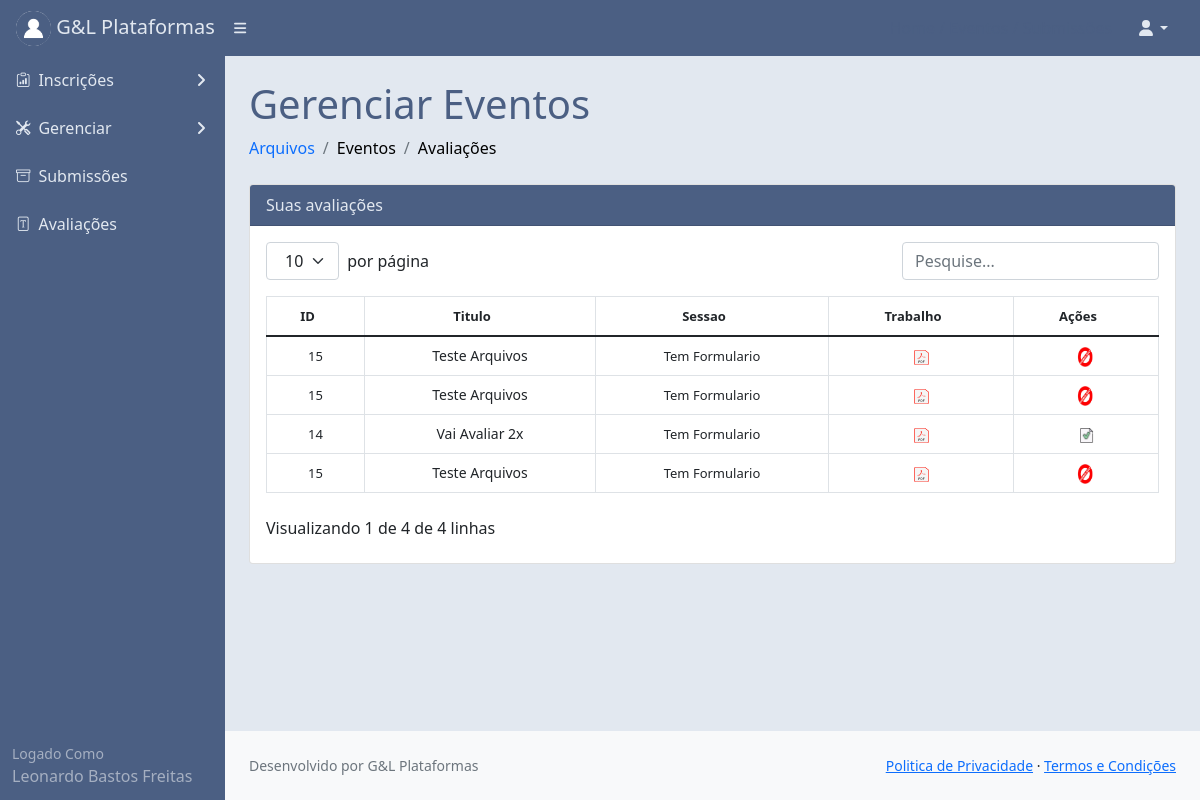
The app's page /arquivos/ (signed in), older data.
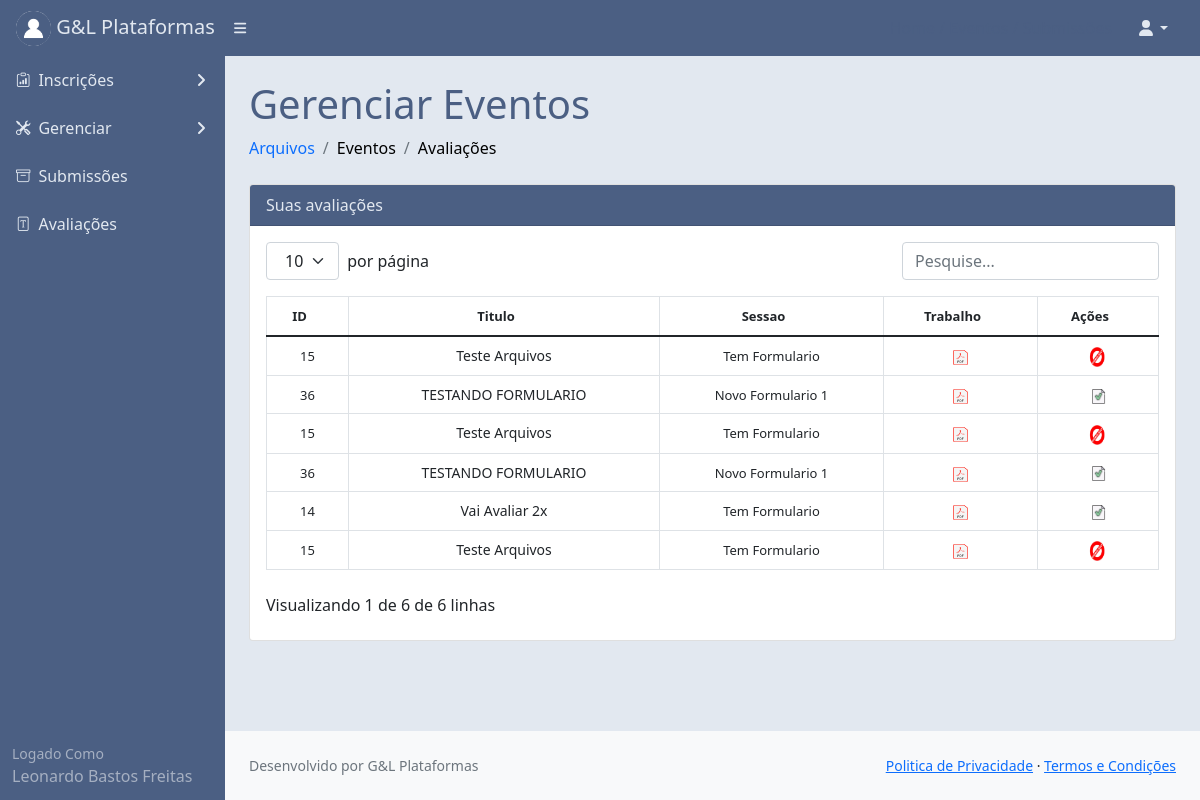
The same page, newer data.
### core/models.py (models this page shows, shortened)
class Usuariocd(models.Model):
    cpf = models.CharField(max_length=11)
    nome = models.CharField(max_length=300)
    cep = models.CharField(max_length=8)
    nascimento = models.DateField()
    email = models.EmailField()
    endereco = models.CharField(max_length=500)
    cidade = models.CharField(max_length=150)
    bairro = models.CharField(max_length=150)
    pais = models.CharField(max_length=150)
    instituicao = models.CharField(max_length=150)
    cmp = models.CharField(max_length=3)
    categ = models.CharField(max_length=150)
    cinfo = models.CharField(max_length=3)
    gestor_plataforma = models.CharField(max_length=3)
    autor = models.CharField(max_length=3)
    avaliador = models.CharField(max_length=3)
    lider = models.CharField(max_length=3)
    id_usuario = models.BigIntegerField()
    contato = models.BigIntegerField(null=True)
    perfil = models.FileField(upload_to='')

class Submissao(models.Model):
    data = models.DateTimeField(auto_now=True)
    trabalho = models.FileField(null=True, upload_to='')
    id_evento = models.BigIntegerField()
    sessao = models.BigIntegerField()
    id_usuario = models.BigIntegerField()
    status = models.CharField(max_length=30)
    av1 = models.CharField(max_length=30)
    av2 = models.CharField(max_length=30)
    av3 = models.CharField(max_length=30, null=True)
    data_av1 = models.DateTimeField(null=True)
    data_av2 = models.DateTimeField(null=True)
    data_av3 = models.DateTimeField(null=True)
    resumo = models.TextField()
    chave = models.TextField()
    titulo = models.CharField(max_length=150)
    autor = models.CharField(max_length=150)
    nota1 = models.BigIntegerField(null=True)
    nota2 = models.BigIntegerField(null=True)
    nota3 = models.BigIntegerField(null=True)
    progresso = models.BigIntegerField()
    a1 = models.BigIntegerField(null=True)
    a2 = models.BigIntegerField(null=True)
    a3 = models.BigIntegerField(null=True)

class Sessoes(models.Model):
    data_criacao = models.DateTimeField(auto_now=True)
    nome = models.CharField(max_length=150)
    descricao = models.CharField(max_length=150)
    lider = models.CharField(max_length=150)
    tema = models.CharField(max_length=150)
    formulario = models.BigIntegerField()
    id_evento= models.BigIntegerField()

### core/views.py (the view)
# urls.py: path('arquivos/', views.arquivos),
@login_required(login_url='/login/')
def arquivos(request):
    meuid = User.objects.filter(username=request.user)
    for m in meuid:
        mid = m.id
    usuarios = Usuariocd.objects.filter(id_usuario=mid)
    avaliados = Submissao.objects.filter(a1=mid)
    avaliados2 = Submissao.objects.filter(a2=mid)
    avaliados3 = Submissao.objects.filter(a3=mid)
    sessao = Sessoes.objects.all()
    dados = {'usuarios': usuarios,
              'arquivos':arquivos,
             'sessao':sessao,
             'avaliados':avaliados,
             'avaliados2':avaliados2,
             'avaliados3':avaliados3
             }
    return render(request, 'arquivos.html', dados)

### templates/arquivos.html (shortened to what the changed rows need)
{% extends 'base.html' %}
{% load static %}
{% block content %}
<div id="layoutSidenav_content" style="background:#e2e8f0;">
                <main>
                    <div class="container-fluid px-4">
                        <h1 class="mt-4" style="color:#4B5F83;">Gerenciar Eventos</h1>
                                <p class="mb-0">
                                  <div class="card">
                                      <div class="card-header" style="background:#4B5F83;color:#e2e8f0;">
                                          Suas avaliações
                                      </div>
                                <div class="card-body">
                                  <table  class="table" id="datatablesSimple">
                                    <thead >
                                        <tr >
                                            <th class="text-center">
                                                <font size="2px">ID</font>
                                            </th>
                                            <th class="text-center"><font size="2px">Titulo</font></th>
                                            <th class="text-center"><font size="2px">Sessao</font></th>
                                            <th class="text-center"><font size="2px">Trabalho</font></th>
                                            <th class="text-center"><font size="2px">Ações</font></th>
                                        </tr>
                                    </thead>
                                    <tbody>
                                            {% for avaliados in avaliados %}
                                             <tr class="text-center">
                                             <td><font size="2px">{{avaliados.id}}</font></td>
                                                 <td>
                                                {{avaliados.titulo}}
                                                 </td>
                                            <td>
                                                {% for sessao in sessao %}
                                                {% if sessao.id == avaliados.sessao %}
                                                <font size="2px">
                                                {{ sessao.nome }}
                                                </font></td>
                                                 {% endif %}
                                                 {% endfor %}
                                            <td>
                                                <font size="2px">
                                                <font size="2px">
                                                <a href="/media/{{avaliados.trabalho}}"
                                                style="text-decoration:none;"
                                                target="_blank" rel="noopener noreferrer">
                                                    <img height="15" width="15"
                                                            src={% static "assets/pdficon.png" %}>
                                                </a>
                                            </font>
                                                </font></td>
                                          <td>
                                              {% if avaliados.status == 'aprovado' %}
                                              <img width="15" height="15"
                                                   src={% static "assets/aprovado.png" %}>
                                              {% elif avaliados.status == 'reprovado' %}
                                              <img width="20" height="20"
                                                   src={% static "assets/reprovado.png" %}>
                                              {% elif avaliados.status == 'avaliacao' %}
                                              <img width="15" height="15"
                                                   src={% static "assets/ampulheta.png" %}>
                                              {% endif %}
                                        </td>
                                        </tr>
                                                {% endfor %}
                                    {% for avaliados2 in avaliados2 %}
                                    <tr class="text-center">
                                             <td><font size="2px">{{avaliados2.id}}</font></td>
                                                 <td>
                                                {{avaliados2.titulo}}
                                                 </td>
                                            <td>
                                                {% for sessao in sessao %}
                                                {% if sessao.id == avaliados2.sessao %}
                                                <font size="2px">
                                                {{ sessao.nome }}
                                                </font></td>
                                                 {% endif %}
                                                 {% endfor %}
                                            <td>
                                                <font size="2px">
                                                <font size="2px">
                                                <a href="/media/{{avaliados2.trabalho}}"
                                                style="text-decoration:none;"
                                                target="_blank" rel="noopener noreferrer">
                                                    <img height="15" width="15"
                                                            src={% static "assets/pdficon.png" %}>
                                                </a>
                                            </font>
                                                </font></td>
                                          <td>
                                              {% if avaliados2.status == 'aprovado' %}
                                              <img width="15" height="15"
                                                   src={% static "assets/aprovado.png" %}>
                                              {% elif avaliados2.status == 'reprovado' %}
                                              <img width="20" height="20"
                                                   src={% static "assets/reprovado.png" %}>
                                              {% elif avaliados2.status == 'avaliacao' %}
                                              <img width="15" height="15"
                                                   src={% static "assets/ampulheta.png" %}>
                                              {% endif %}
                                        </td>
                                        </tr>
                                                {% endfor %}
                                    {% for avaliados3 in avaliados3 %}
                                    <tr class="text-center">
                                             <td><font size="2px">{{avaliados3.id}}</font></td>
                                                 <td>
                                                {{avaliados3.titulo}}
                                                 </td>
                                            <td>
                                                {% for sessao in sessao %}
                                                {% if sessao.id == avaliados3.sessao %}
                                                <font size="2px">
                                                {{ sessao.nome }}
                                                </font></td>
                                                 {% endif %}
                                                 {% endfor %}
                                            <td>
                                                <font size="2px">
                                                <font size="2px">
                                                <a href="/media/{{avaliados3.trabalho}}"
                                                style="text-decoration:none;"
                                                target="_blank" rel="noopener noreferrer">
                                                    <img height="15" width="15"
                                                            src={% static "assets/pdficon.png" %}>
                                                </a>
                                            </font>
                                                </font></td>
                                          <td>
                                              {% if avaliados3.status == 'aprovado' %}
                                              <img width="15" height="15"
                                                   src={% static "assets/aprovado.png" %}>
                                              {% elif avaliados3.status == 'reprovado' %}
                                              <img width="20" height="20"
                                                   src={% static "assets/reprovado.png" %}>
                                              {% elif avaliados3.status == 'avaliacao' %}
                                              <img width="15" height="15"
                                                   src={% static "assets/ampulheta.png" %}>
                                              {% endif %}
                                        </td>
                                        </tr>
                                                {% endfor %}
                                    </tbody>
                                </table>
                                </div>
                        </div>
                                </p>
                    </div>
                </main>
            </div>
{% endblock %}

### templates/base.html (shortened to what the changed rows need)
{% load static %}
<!DOCTYPE html>
<html lang="pt-br">
    <head>
        <link href={% static "css/styles.css" %} rel="stylesheet" />
        <link href={% static "css/step.css" %} rel="stylesheet" />
        <link href={% static "css/gira.css" %} rel="stylesheet" />
        <link rel="stylesheet" href="https://cdn.jsdelivr.net/npm/bootstrap-icons@1.3.0/font/bootstrap-icons.css">
    </head>
    <body>
        <nav class="sb-topnav navbar navbar-expand navbar-dark" style="background:#4B5F83;">
            <a class="navbar-brand ps-3" href="#" style="color:#e2e8f0;">
                {% for usuarios in usuarios %}
                <img src="/media/{{usuarios.perfil}}"
                     alt="Admin"
                     class="rounded-circle"
                     width="35" height="35"> G&L Plataformas
                {% endfor %}
            </a>
            <button class="btn btn-link btn-sm order-1 order-lg-0 me-4 me-lg-0" id="sidebarToggle" href="#!"><i class="fas fa-bars" style="color:#e2e8f0;"></i></button>
            <form class="d-none d-md-inline-block form-inline ms-auto me-0 me-md-3 my-2 my-md-0">
                <a href="#" style="text-decoration:none; color:#4B5F83;">
                </a>
                <a href="#" style="text-decoration:none; color:#4B5F83;">
                </a>
                <a href="/submissoes/" style="text-decoration:none; color:#4B5F83;">
                </a>
            </form>
            <ul class="navbar-nav ms-auto ms-md-0 me-3 me-lg-4">
                <li class="nav-item dropdown">
                </li>
            </ul>
        </nav>
        <div id="layoutSidenav">
            <div id="layoutSidenav_nav" >
                <nav class="sb-sidenav accordion sb-sidenav-dark" id="sidenavAccordion" >
                    <div class="sb-sidenav-menu" style="background:#4B5F83;">
                        <div class="nav">
                            {% for usuarios in usuarios %}
                            {% if usuarios.gestor_plataforma == 'sim' %}
                            <a class="nav-link collapsed" href="#" data-bs-toggle="collapse" data-bs-target="#collapsePages" aria-expanded="false" aria-controls="collapsePages">
                                <div class="sb-nav-link-icon" style="color:#e2e8f0;"><i class="bi bi-tools"></i></div>
                                <div style="color:#e2e8f0;">Gerenciar</div>
                                <div class="sb-sidenav-collapse-arrow" style="color:#e2e8f0;"><i class="fas fa-angle-down"></i></div>
                            </a>
                            {% endif %}
                            {% endfor %}
                            {% for usuarios in usuarios %}
                            {% if usuarios.avaliador == 'sim' %}
                            <a class="nav-link" href="/avaliartrabalho/" style="color:#e2e8f0;">
                                <div class="sb-nav-link-icon" style="color:#e2e8f0;"><i class="bi bi-file-font"></i></div>
                                <div style="color:#e2e8f0;">Avaliações</div>
                            </a>
                            {% endif %}
                            {% endfor %}
                        </div>
                    </div>
                    <div class="sb-sidenav-footer" style="background:#4B5F83;">
                        <div class="small" >Logado Como</div>
                        {% for usuarios in usuarios %}
                        {{usuarios.nome}}
                        {% endfor %}
                    </div>
                </nav>
            </div>
{% block content %}{% endblock %}
    </body>
</html>

Row changes from the older to the newer data that the page shows:
added Submissao: id "36", titulo "TESTANDO FORMULARIO"
added Sessoes: nome "Novo Formulario 1"
Text that changed along with them:
text written by a page script: "por página Visualizando 1 de 4 de 4 linhas" → "por página Visualizando 1 de 6 de 6 linhas"
